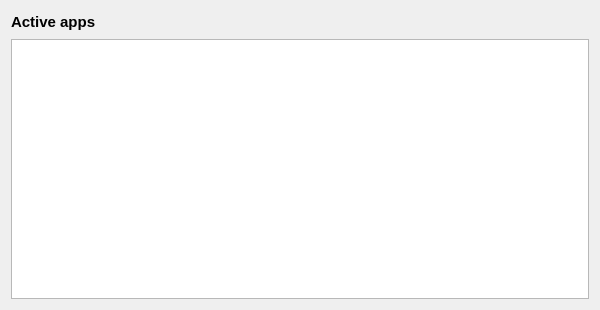
<?xml version="1.0" encoding="UTF-8"?>
<ui version="4.0">
 <class>AppManagerFragment</class>
 <widget class="QWidget" name="AppManagerFragment">
  <property name="geometry">
   <rect>
    <x>0</x>
    <y>0</y>
    <width>600</width>
    <height>310</height>
   </rect>
  </property>
  <property name="minimumSize">
   <size>
    <width>0</width>
    <height>310</height>
   </size>
  </property>
  <property name="maximumSize">
   <size>
    <width>16777215</width>
    <height>310</height>
   </size>
  </property>
  <property name="windowTitle">
   <string>Form</string>
  </property>
  <layout class="QVBoxLayout" name="verticalLayout">
   <item>
    <layout class="QHBoxLayout" name="horizontalLayout">
     <property name="topMargin">
      <number>0</number>
     </property>
     <item>
      <widget class="QLabel" name="label">
       <property name="font">
        <font>
         <pointsize>11</pointsize>
         <weight>75</weight>
         <bold>true</bold>
        </font>
       </property>
       <property name="text">
        <string>Active apps</string>
       </property>
      </widget>
     </item>
     <item>
      <spacer name="horizontalSpacer">
       <property name="orientation">
        <enum>Qt::Horizontal</enum>
       </property>
       <property name="sizeHint" stdset="0">
        <size>
         <width>40</width>
         <height>20</height>
        </size>
       </property>
      </spacer>
     </item>
     <item>
      <widget class="QPushButton" name="close">
       <property name="text">
        <string/>
       </property>
       <property name="icon">
        <iconset resource="../../subprojects/EELEditor/3rdparty/docking-system/src/ads.qrc">
         <normaloff>:/ads/images/close-button-disabled.svg</normaloff>:/ads/images/close-button-disabled.svg</iconset>
       </property>
       <property name="flat">
        <bool>true</bool>
       </property>
      </widget>
     </item>
    </layout>
   </item>
   <item>
    <widget class="QListView" name="apps">
     <property name="editTriggers">
      <set>QAbstractItemView::NoEditTriggers</set>
     </property>
     <property name="showDropIndicator" stdset="0">
      <bool>false</bool>
     </property>
     <property name="dragDropMode">
      <enum>QAbstractItemView::NoDragDrop</enum>
     </property>
     <property name="defaultDropAction">
      <enum>Qt::IgnoreAction</enum>
     </property>
     <property name="alternatingRowColors">
      <bool>true</bool>
     </property>
     <property name="selectionMode">
      <enum>QAbstractItemView::NoSelection</enum>
     </property>
     <property name="selectionBehavior">
      <enum>QAbstractItemView::SelectRows</enum>
     </property>
     <property name="verticalScrollMode">
      <enum>QAbstractItemView::ScrollPerPixel</enum>
     </property>
     <property name="movement">
      <enum>QListView::Free</enum>
     </property>
     <property name="spacing">
      <number>1</number>
     </property>
    </widget>
   </item>
  </layout>
 </widget>
 <resources>
  <include location="../../subprojects/EELEditor/3rdparty/docking-system/src/ads.qrc"/>
 </resources>
 <connections/>
</ui>
